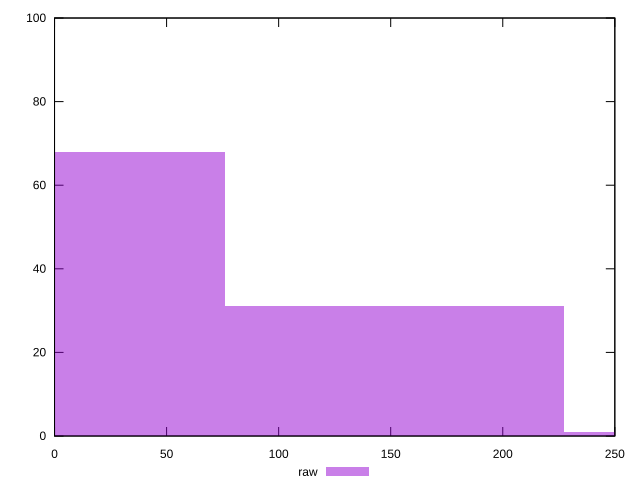

The script that saved this image:
reset

$raw <<EOF
151.68594238431126 31
0 68
303.3718847686225 1
EOF

set key outside below
set boxwidth 151.68594238431126
set xrange [0:250]
set yrange [0:100]
set trange [0:100]
set style fill transparent solid 0.5 noborder
set terminal svg size 640, 490 enhanced background rgb 'white'
set output "reprap/unminified-css/samples/pages+cached+noexternal+nomedia+nocss/raw/histogram.svg"

plot $raw title "raw" with boxes

reset
